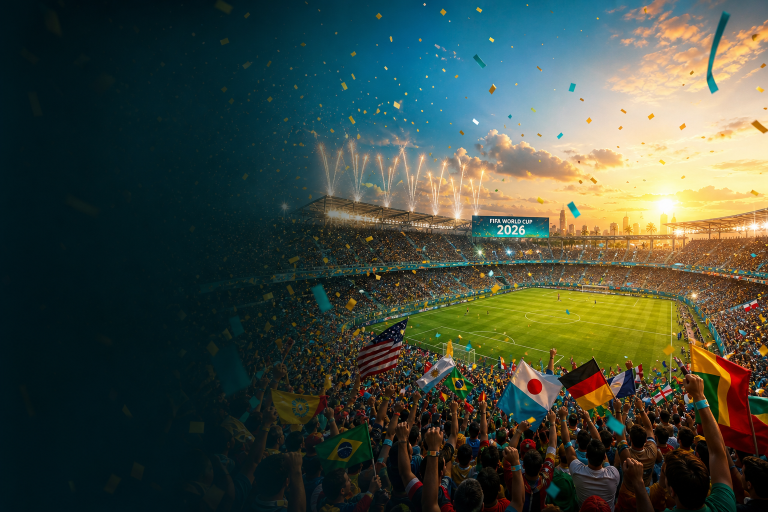
#> input picture cf_flux_v6_raw.png, 1536 x 1024 px (shown at 1/2 size)
$ python make_og_v6.py
#> lines starting #> are read from the running program, lines starting #| are printed output that depends on the picture
#!/usr/bin/env python3
"""Build OG v6: festive World Cup 2026 background + broadcast Vietnamese overlay.
Lighter left scrim than v5 to keep the celebratory mood; no timezone subline."""
import os
from PIL import Image, ImageDraw, ImageFont

ROOT = os.path.dirname(os.path.dirname(os.path.abspath(__file__)))
SRC = os.path.join(ROOT, "cf_flux_v6_raw.png")
OUT = os.path.join(ROOT, "public", "og-v6.jpg")

W, H = 1200, 630
ACCENT = (95, 208, 197)    # frost teal
ACCENT2 = (41, 151, 140)
WHITE = (246, 250, 249)
MUTED = (200, 214, 211)
NAVY = (4, 12, 15)

FONT_BOLD = "/usr/share/fonts/truetype/dejavu/DejaVuSans-Bold.ttf"
FONT_REG = "/usr/share/fonts/truetype/dejavu/DejaVuSans.ttf"

def font(size, bold=True):
    return ImageFont.truetype(FONT_BOLD if bold else FONT_REG, size)

def cover(src, size=(W, H), y_bias=0.32):
#> called with size = (1200, 630), y_bias = 0.32
    sw, sh = src.size
#> sw = 1536; sh = 1024
    scale = max(size[0] / sw, size[1] / sh)
#> scale = 0.781
    nw, nh = round(sw * scale), round(sh * scale)
#> nw = 1200; nh = 800
    src = src.resize((nw, nh), Image.LANCZOS)
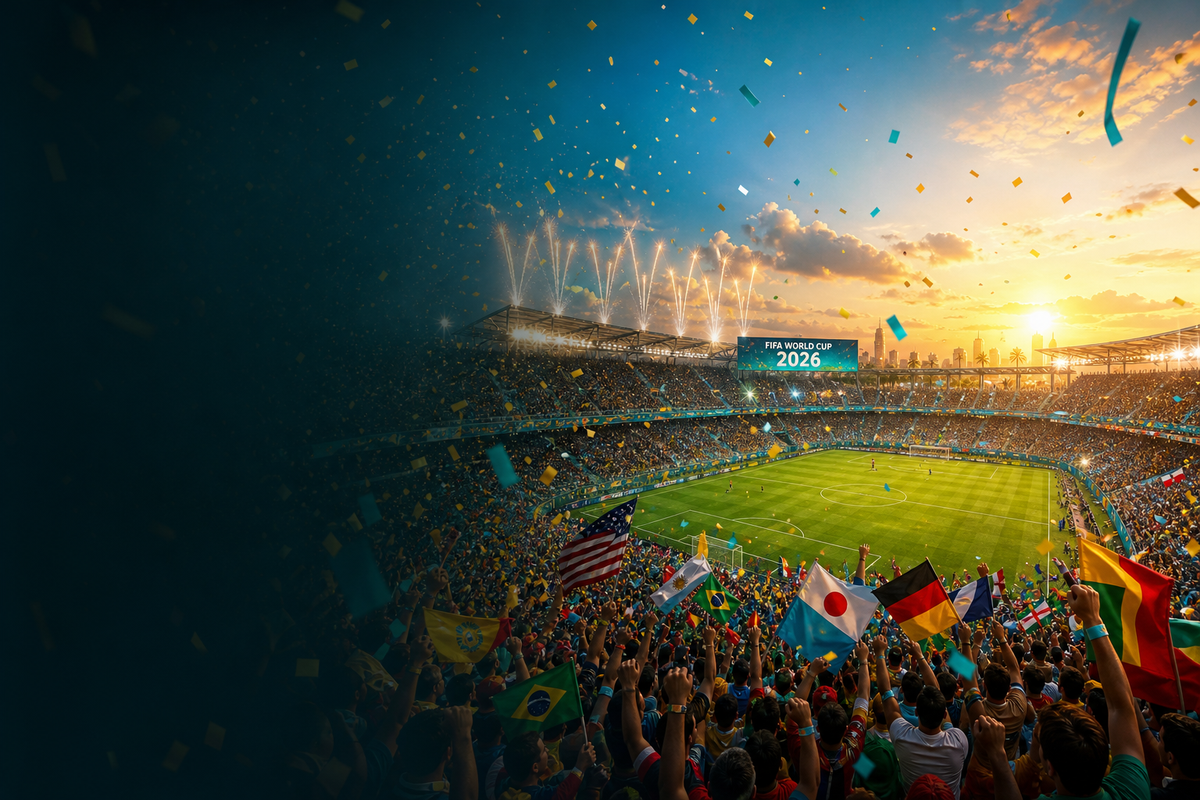
#> src: PIL image 1200x800 RGB; mean R, G, B 63.5, 73.9, 62.3
    left = (nw - size[0]) // 2
#> left = 0
    top = round((nh - size[1]) * y_bias)
#> top = 54
    return src.crop((left, top, left + size[0], top + size[1]))
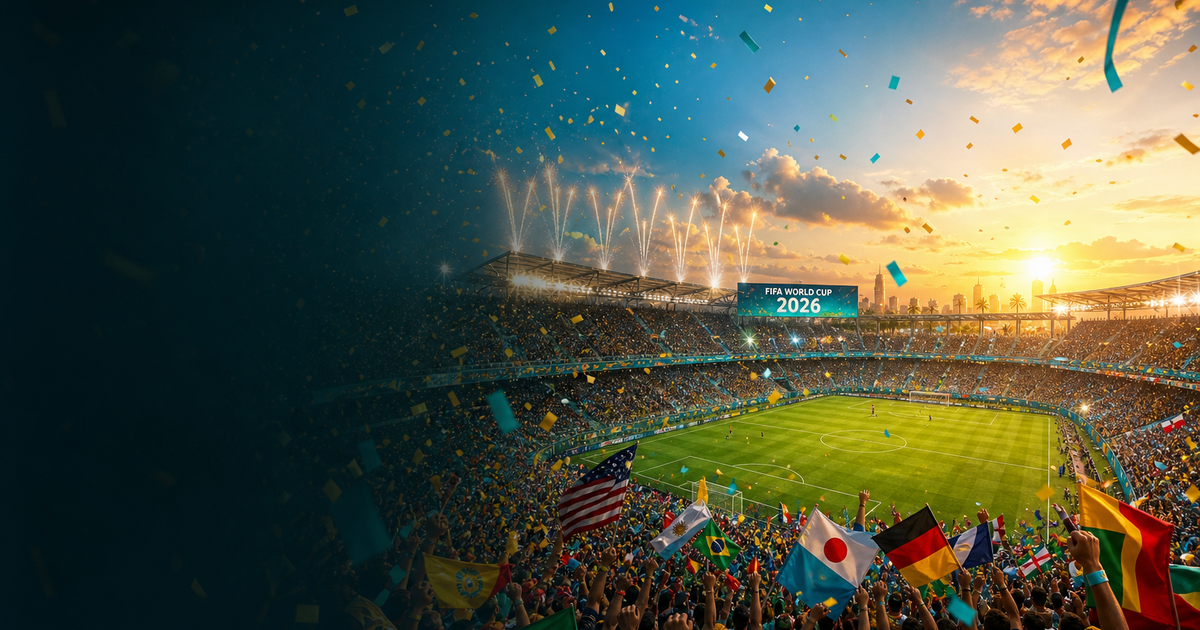
#> returned value: PIL image 1200x630 RGB; mean R, G, B 74.7, 83.7, 68.1

def rounded_rect(draw, xy, radius, fill, outline=None, width=1):
    draw.rounded_rectangle(xy, radius=radius, fill=fill, outline=outline, width=width)

def text_shadow(draw, xy, text, fnt, fill, shadow=(0, 0, 0), off=3):
    x, y = xy
    draw.text((x + off, y + off), text, font=fnt, fill=shadow)
    draw.text((x, y), text, font=fnt, fill=fill)

img = cover(Image.open(SRC).convert("RGB"))

# left scrim: lighter than v5 (cap 196 vs 232, narrower falloff) so the festive
# stadium stays bright while the title area keeps enough contrast.
grad = Image.new("L", (W, 1), 0)
for x in range(W):
    t = max(0.0, 1.0 - x / (W * 0.60))
    grad.putpixel((x, 0), int(196 * (t ** 1.05)))
grad = grad.resize((W, H))
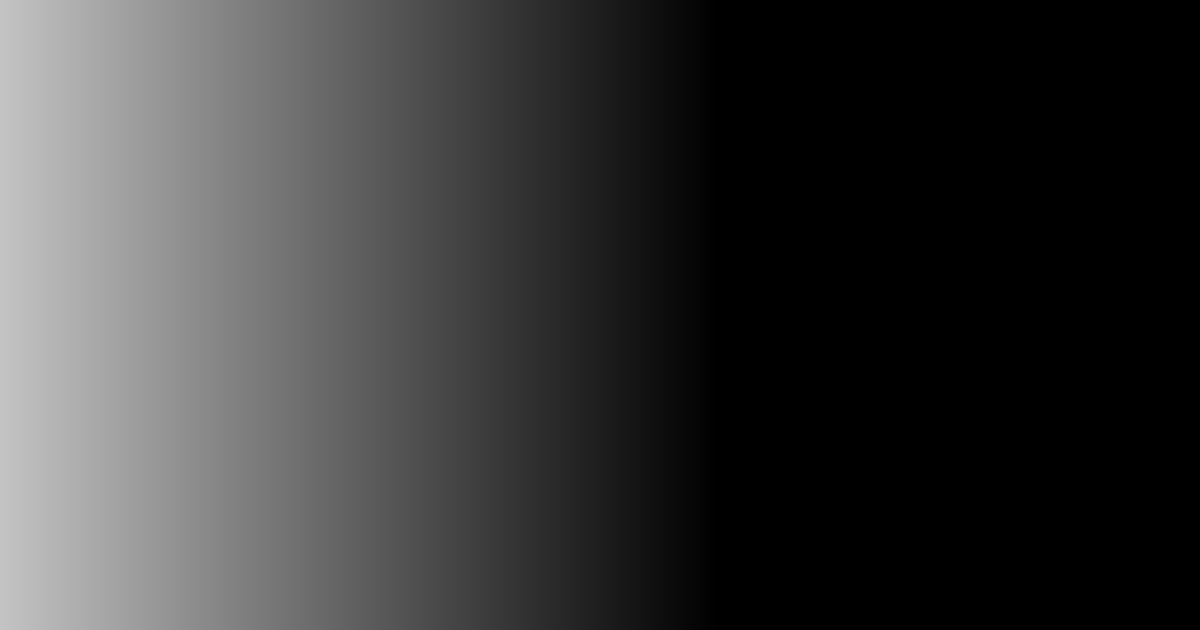
#> grad: PIL image 1200x630 L; min 0, max 196, mean 57.1
img = Image.composite(Image.new("RGB", (W, H), NAVY), img, grad)

# soft bottom vignette for the domain pill legibility
bot = Image.new("L", (1, H), 0)
for y in range(H):
    t = max(0.0, (y - H * 0.74) / (H * 0.26))
    bot.putpixel((0, y), int(120 * t))
bot = bot.resize((W, H))
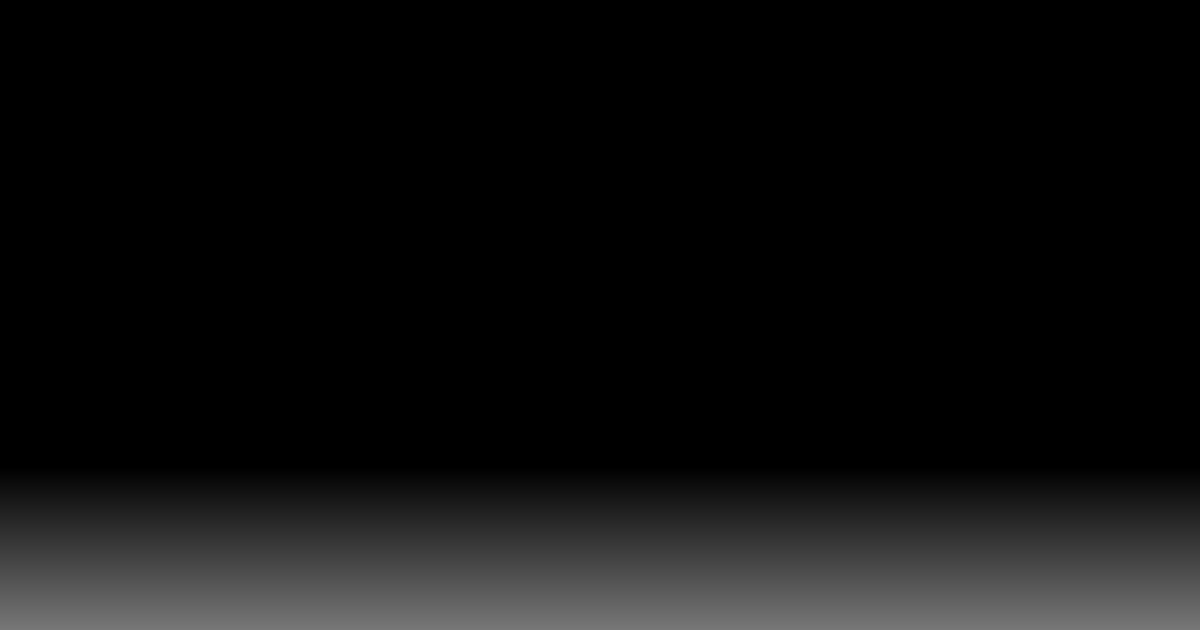
#> bot: PIL image 1200x630 L; min 0, max 119, mean 15.4
img = Image.composite(Image.new("RGB", (W, H), (2, 8, 10)), img, bot)
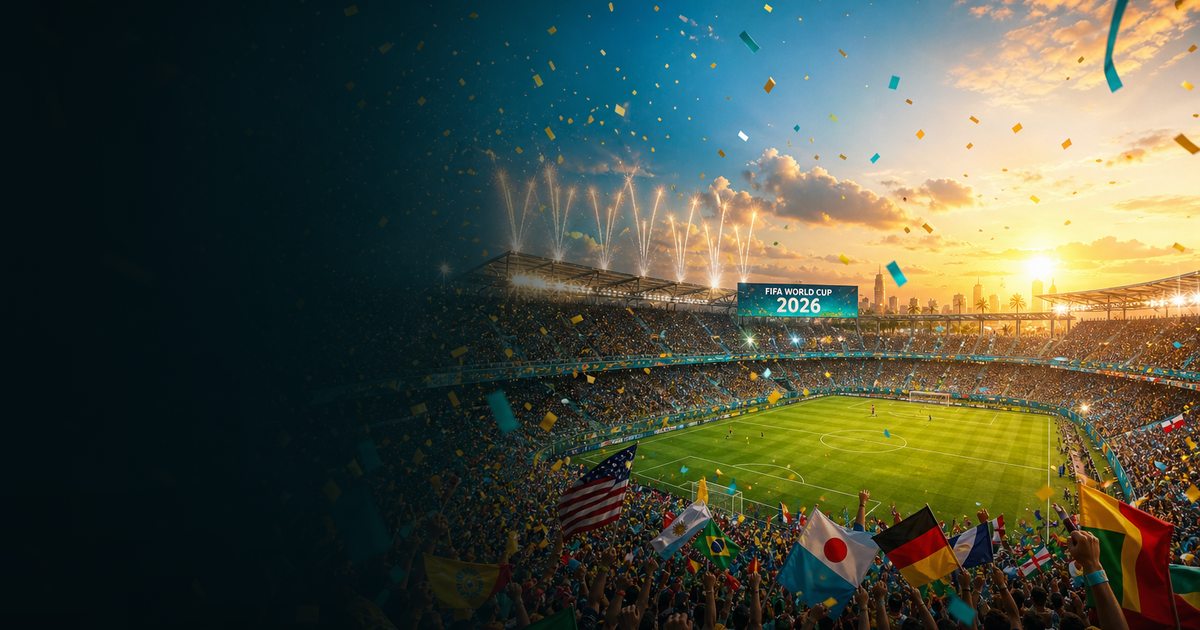
#> img: PIL image 1200x630 RGB; mean R, G, B 71.5, 77.8, 62.7

d = ImageDraw.Draw(img)
PAD = 70

# logo mark
logo_x, logo_y = PAD, 78
rounded_rect(d, [logo_x, logo_y, logo_x + 56, logo_y + 56], 14, ACCENT2)
d.ellipse([logo_x + 14, logo_y + 13, logo_x + 42, logo_y + 41], fill=WHITE)
star = [(32,18.4),(36.5,26.6),(45.7,28.3),(39.3,35.1),(40.5,44.4),(32,40.4),(23.5,44.4),(24.7,35.1),(18.3,28.3),(27.5,26.6)]
star = [(logo_x + (x * 56 / 64), logo_y + (y * 56 / 64)) for x, y in star]
d.polygon(star, fill=(6, 78, 72))

# kicker (single line — no timezone subline)
d.text((logo_x + 72, logo_y + 14), "WC26 · MEOWBITER", font=font(26, True), fill=ACCENT)

# title block
title_font = font(78, True)
text_shadow(d, (PAD, 190), "Lịch thi đấu", title_font, WHITE, off=3)
text_shadow(d, (PAD, 276), "World Cup 2026", title_font, WHITE, off=3)

# subtitle
subtitle = "104 trận · 48 đội · 12 bảng · sơ đồ knockout"
text_shadow(d, (PAD, 378), subtitle, font(30, False), MUTED, off=2)

# stat chips
chips = [("104", "trận"), ("48", "đội"), ("12", "bảng"), ("16", "sân")]
cx, cy = PAD, 462
for num, label in chips:
    box_w = 116
    rounded_rect(d, [cx, cy, cx + box_w, cy + 72], 16, (8, 30, 33), outline=ACCENT2, width=2)
    d.text((cx + 18, cy + 11), num, font=font(31, True), fill=WHITE)
    d.text((cx + 20, cy + 43), label.upper(), font=font(15, True), fill=ACCENT)
    cx += box_w + 14
#> after the loop, cx = 590

# domain pill
url = "worldcup.meowbiter.me"
uf = font(24, True)
tw = d.textlength(url, font=uf)
#> tw = 325.5
ux, uy = W - PAD - tw - 30, H - 74
#> ux = 774.5; uy = 556
rounded_rect(d, [ux, uy, W - PAD, uy + 44], 22, (4, 16, 18), outline=ACCENT, width=1)
d.text((ux + 15, uy + 8), url, font=uf, fill=ACCENT)

img.save(OUT, "JPEG", quality=90, optimize=True)
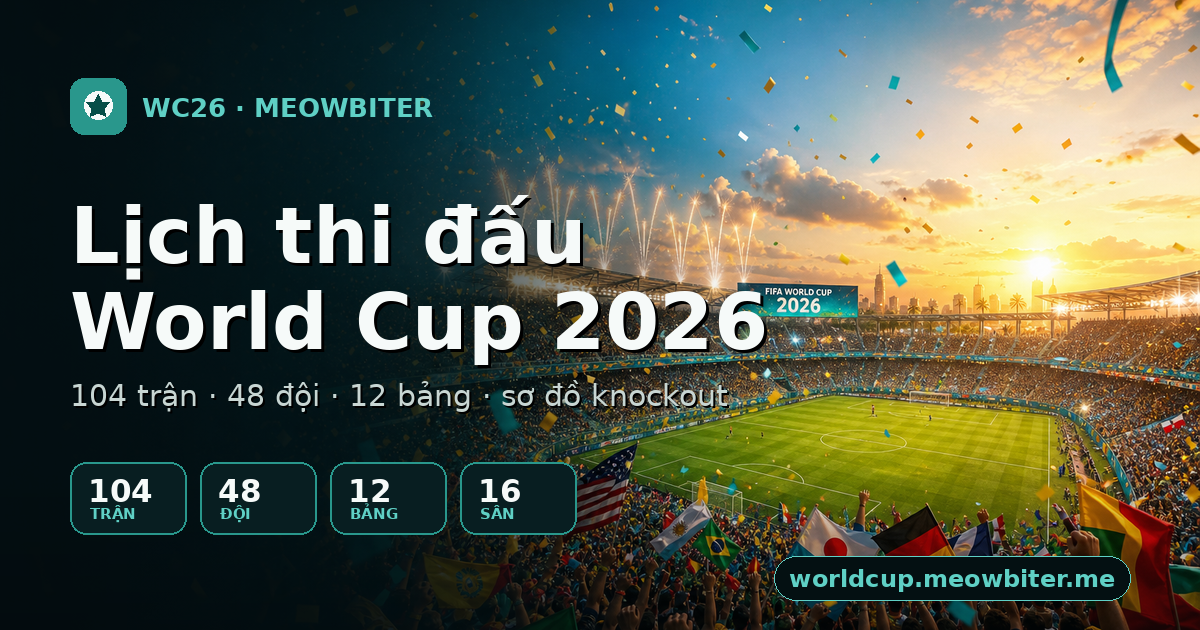
#> saved as og-v6.jpg: PIL image 1200x630 RGB; mean R, G, B 81.6, 89.7, 74.7
print("OK ->", OUT, os.path.getsize(OUT), "bytes", img.size)
#| OK -> public/og-v6.jpg 211021 bytes (1200, 630)

$ run again, with cf_flux_raw.jpg saved as cf_flux_v6_raw.png
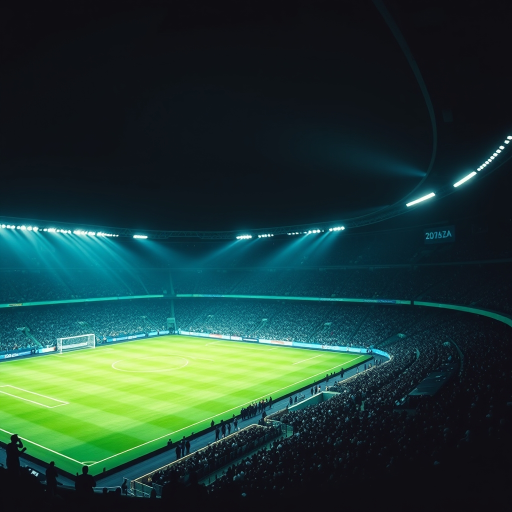
#> input picture cf_flux_raw.jpg, 1024 x 1024 px (shown at 1/2 size)
#> sw = 1024
#> scale = 1.17
#> nw = 1200
#> left = 0
#> top = 182
#> `img = Image.composite(Image.new("RGB", (W, H), (2, 8, 10)), img, bot)`:
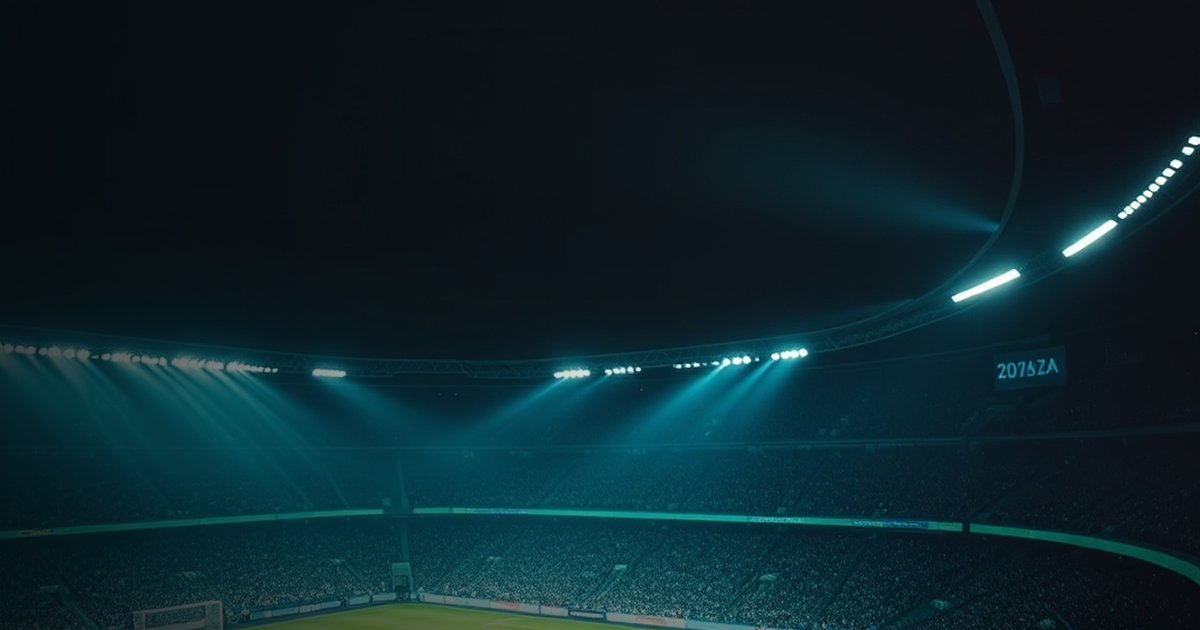
#> img: PIL image 1200x630 RGB; mean R, G, B 12, 36.7, 43.8
#> after the loop `for num, label in chips:`: cx = 590
#> tw = 325.5
#> ux = 774.5; uy = 556
#> `img.save(OUT, "JPEG", quality=90, optimize=True)`:
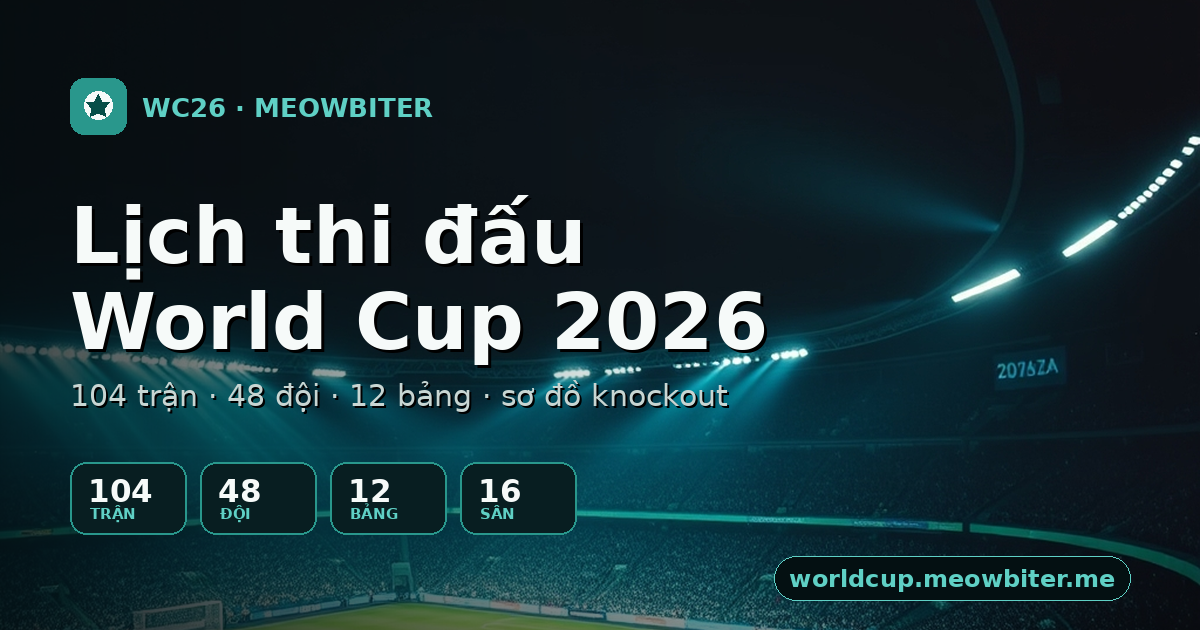
#> saved as og-v6.jpg: PIL image 1200x630 RGB; mean R, G, B 24.1, 47.7, 53.7
#| OK -> public/og-v6.jpg 121771 bytes (1200, 630)

$ run again, with cf_flux_v5_raw.jpg saved as cf_flux_v6_raw.png
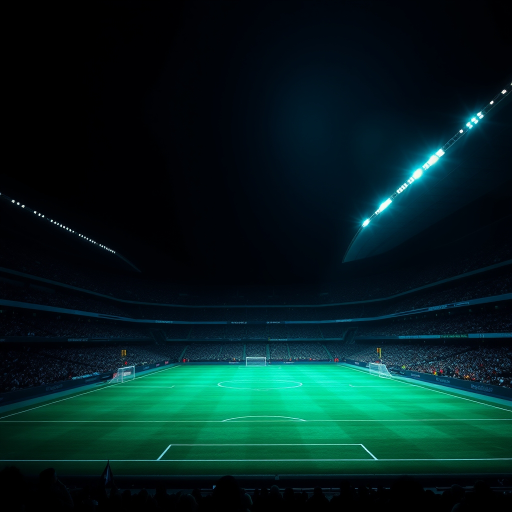
#> input picture cf_flux_v5_raw.jpg, 1024 x 1024 px (shown at 1/2 size)
#> sw = 1024
#> scale = 1.17
#> nw = 1200
#> left = 0
#> top = 182
#> in cover, `return src.crop((left, top, left + size[0], top + size[1]))`:
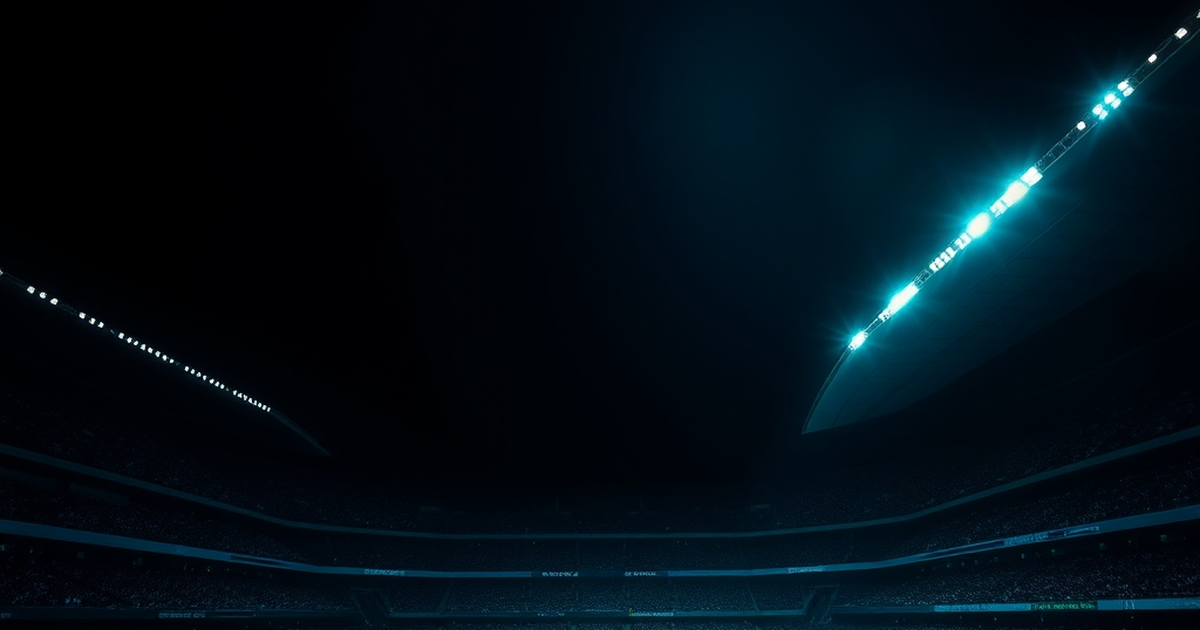
#> returned value: PIL image 1200x630 RGB; mean R, G, B 2.1, 15.1, 23.4
#> after the loop `for num, label in chips:`: cx = 590
#> tw = 325.5
#> ux = 774.5; uy = 556
#> `img.save(OUT, "JPEG", quality=90, optimize=True)`:
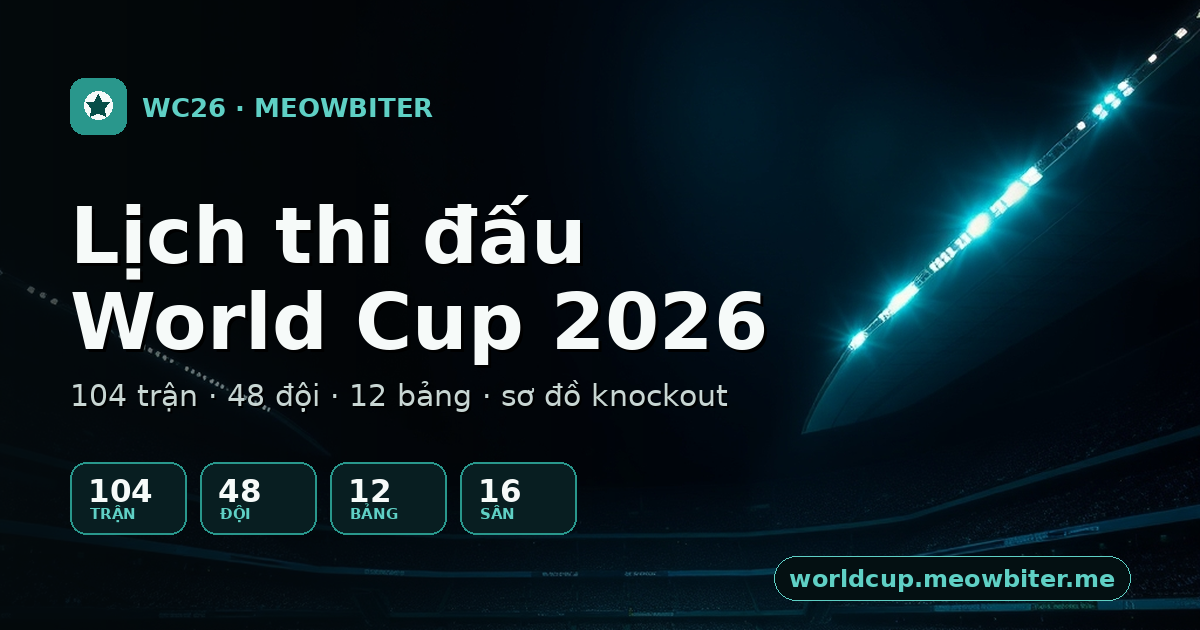
#> saved as og-v6.jpg: PIL image 1200x630 RGB; mean R, G, B 15.4, 30.8, 37.5
#| OK -> public/og-v6.jpg 100329 bytes (1200, 630)
